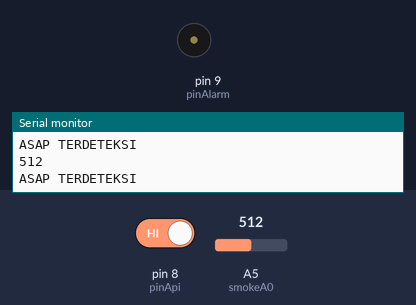
This sketch was run on a simulated Arduino Uno, built with avr-gcc and run on an emulated ATmega328P. Shown: buzzer (waves = sounding), the last lines printed to the serial monitor. Inputs (shaded band) come from the test bench; at power-on: pin 8 (pinApi) HIGH, A5 (smokeA0) = 512.

Above: at 5.8 s.
5.9 s: pin 8 (pinApi) driven LOW
At 6.7 s:
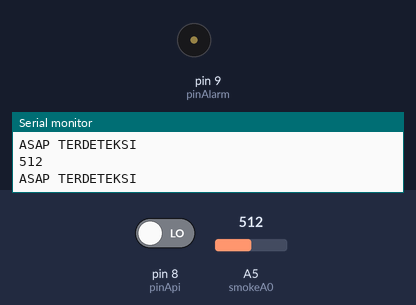
16.5 s: pin 8 (pinApi) driven HIGH
At 20.1 s:
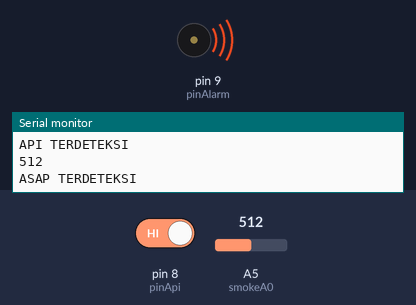
26.7 s: A5 (smokeA0) set to 107
32.7 s: A5 (smokeA0) set to 95
At 33.7 s:
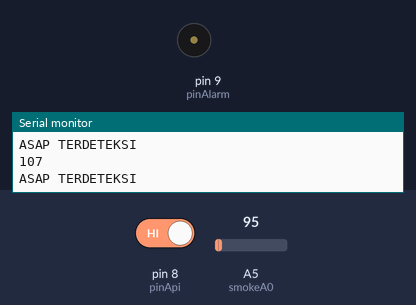
Timing chart, 0 to 35.7 s (numbered marks = the images above; inputs shaded):
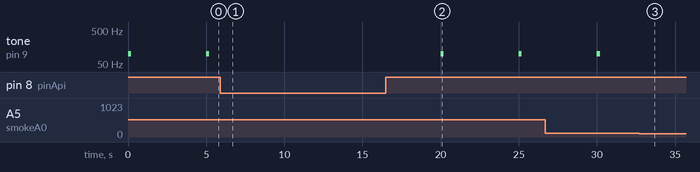

Measured:
- the behaviour switches between 101 and 100 on A5 (smokeA0) (found by bisection; images 2 and 3)
- after the input at 5.9 s, tone on pin 9 (pinAlarm): stops changing and stays silent
- after the input at 16.5 s, tone on pin 9 (pinAlarm): alternates 100 Hz for 0.20 s and silent for 4.8 s, starting after 3.5 s
- after the input at 32.7 s, tone on pin 9 (pinAlarm): stays silent (without the input it goes to 100 Hz after 2.3 s)
- by itself, tone on pin 9 (pinAlarm): alternates 100 Hz for 0.20 s and silent for 4.8 s

The sketch:

sketch_mar11b.ino
```cpp
// inialisasi pin sensor dan alarm/buzzer
const int pinApi = 8; //pin api
const int pinAlarm = 9; //pin buzzer
const int smokeA0 = A5; // pin asap

// inialisasi variabel data
int data;
int dataAsap;

//Nilai threshold
int sensorThres = 100;

void setup()
{
 // inialisasi status I/O pin
 pinMode(pinApi, INPUT); // pin sebagai input
 pinMode(smokeA0, INPUT); // pin sebagai input
 pinMode(pinAlarm, OUTPUT); // pin sebagai output
 Serial.begin(9600);
}

void loop()
{
 // variabel data adalah hasil dari pembacaan sensor
 // berupa logic LOW/HIGH
 data = digitalRead(pinApi); //pembacaan sensor api
 int analogSensor = analogRead(smokeA0); //pembacaa sensor asap

 Serial.println(analogSensor);


 // jika data pada sensor API bernilai logic LOW
 if (data == LOW)
 {
   // alarm dinyalakan
   Serial.println("API TERDETEKSI"); //tampilan jika terdeteksi api
   digitalWrite(pinAlarm, HIGH); //alarm
   delay(5000); //delay 5 detik
 }

// jika data Analog pada sensor Asap lebih besar dari batas
 else if (analogSensor > sensorThres)
  {
    // alarm dinyalakan
    Serial.println("ASAP TERDETEKSI"); //tampilan jika terdeteksi asap
    tone(pinAlarm, 100, 200); //alarm
    delay(5000); //delay 5 detik

  }

 // jika data tidak bernilai logic LOW
 else
 {

   // alarm dimatikan
   digitalWrite(pinAlarm, LOW);
   delay(5000); //delay 5 detik
 }
}
```
